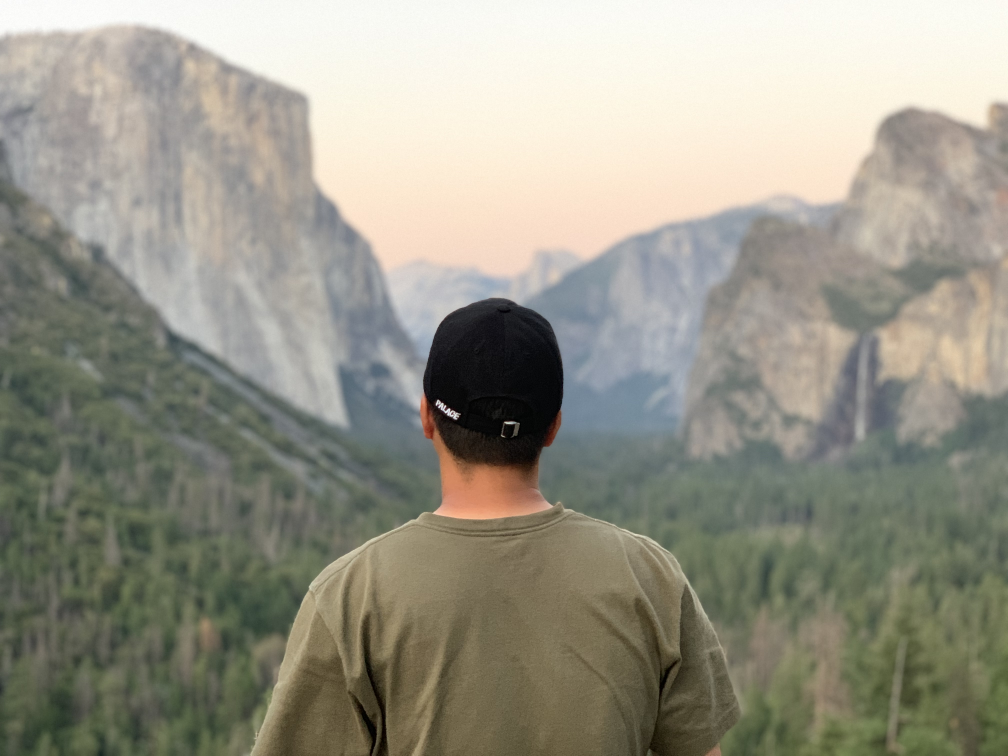
#> input picture Clustering/K Mean/data/Yosemite2.jpg, 4032 x 3024 px (shown at 1/4 size)
$ jupyter execute --allow-errors main.ipynb   (shell and % lines are left out)
#> lines starting #> are read from the running program, lines starting #| are printed output that depends on the picture
# K Means Algorithm

---------------------------------------------------------------------------------------------------------------------
### The definiton K Means

K-Means Clustering is an unsupervised machine learning algorithm. In contrast to traditional supervised machine learning algorithms, K-Means attempts to classify data without having first been trained with labeled data. Once the algorithm has been run and the groups are defined, any new data can be easily assigned to the most relevant group.

### Algorithm
1. Choose n random points on the graph as the centroids of each cluster.
2. Calculate the Euclidean distance between each data point and chosen clusters’ centroids.
    A point is considered to be in a particular cluster if it is closer to that cluster's centroid than any other ones.
3. After assigning all observations to the clusters, calculate the clustering score, by summing up all the Euclidean distances between each data point and the corresponding centroid.
4. Define the new centroid of each cluster by calculating the mean of all points assigned to that cluster.
5. Repeat from step 2 until the positions of the centroids no longer move and the assignments stay the same.

### Advantages
* Fast, robust and easier to understand.

* Relatively efficient: O(tknd), where n is # objects, k is # clusters, d is # dimension of each object, and t  is # iterations. Normally, k, t, d << n.

* Gives best result when data set are distinct or well separated from each other.

### Disadvantages
* The learning algorithm requires apriori specification of the number of  cluster centers.

* The use of  Exclusive Assignment - If  there are two highly overlapping data then k-means will not be able to resolve       that there are two clusters.

* The learning algorithm is not invariant to non-linear transformations i.e. with different representation of data we get different results (data represented in form of cartesian co-ordinates and polar co-ordinates will give different results).

* Euclidean distance measures can unequally weight underlying factors.

* The learning algorithm provides the local optima of the squared error function.

* Randomly choosing of the cluster center cannot lead us to the fruitful result. Pl. refer Fig.

* Applicable only when mean is defined i.e. fails for categorical data.

* Unable to handle noisy data and outliers.

* Algorithm fails for non-linear data set.

### Application
* customer profiling
* market segmentation
* computer vision
* search engines
* astronomy

---------------------------------------------------------------------------------------------------------------------

### References
* https://towardsdatascience.com/machine-learning-algorithms-part-9-k-means-example-in-python-f2ad05ed5203/
* https://sites.google.com/site/dataclusteringalgorithms/k-means-clustering-algorithm
* https://blog.bioturing.com/2018/10/17/k-means-clustering-algorithm-and-example/
* https://jakevdp.github.io/PythonDataScienceHandbook/05.11-k-means.html

[cell 1]
import matplotlib.pyplot as plt
import seaborn as sns; sns.set()  # for plot styling
import numpy as np

## Example 1 - Random Dataset Plot

[cell 2]
from sklearn.datasets.samples_generator import make_blobs
#> (the rest of this cell did not finish here and is left out)

[cell 3]
from sklearn.cluster import KMeans
kmeans = KMeans(n_clusters=5)
#> (the rest of this cell did not finish here and is left out)

#> (a cell that did not finish here is left out)

## Example 2 - Image Color Compression

[cell 5]
from PIL import Image
from itertools import cycle
from matplotlib.pyplot import imshow

[cell 6]
from sklearn.datasets import load_sample_image
Yosemite = Image.open('./data/Yosemite2.jpg').convert('RGB')
#> Yosemite is the input picture: PIL image 4032x3024 RGB; mean R, G, B 150.5, 148.5, 135.1
Yosemite = np.array(Yosemite)
ax = plt.axes(xticks=[], yticks=[])
ax.imshow(Yosemite);

[cell 7]
Yosemite.shape
#> Out = (3024, 4032, 3)

[cell 8]
data = Yosemite / 255.0 # use 0...1 scale
data = data.reshape(3024 * 4032, 3)
data.shape
#> Out = (12192768, 3)

[cell 9]
def plot_pixels(data, title, colors=None, N=10000):
#> called with data = array of shape (12192768, 3), N = 10000
    if colors is None:
        colors = data

    # choose a random subset
    rng = np.random.RandomState(0)
    i = rng.permutation(data.shape[0])[:N]
    colors = colors[i]
    R, G, B = data[i].T
#> R = 10000 values, max 1 at index 8, min 0 at index 2573, mean 0.588; G = 10000 values, max 1 at index 5041, min 0 at index 2416, mean 0.58; B = 10000 values, max 0.984 at index 566, min 0 at index 2416, mean 0.528

    fig, ax = plt.subplots(1, 2, figsize=(16, 6))
    ax[0].scatter(R, G, color=colors, marker='.')
    ax[0].set(xlabel='Red', ylabel='Green', xlim=(0, 1), ylim=(0, 1))

    ax[1].scatter(R, B, color=colors, marker='.')
    ax[1].set(xlabel='Red', ylabel='Blue', xlim=(0, 1), ylim=(0, 1))

    fig.suptitle(title, size=20);

[cell 10]
plot_pixels(data, title='Input color space: 16 million possible colors')
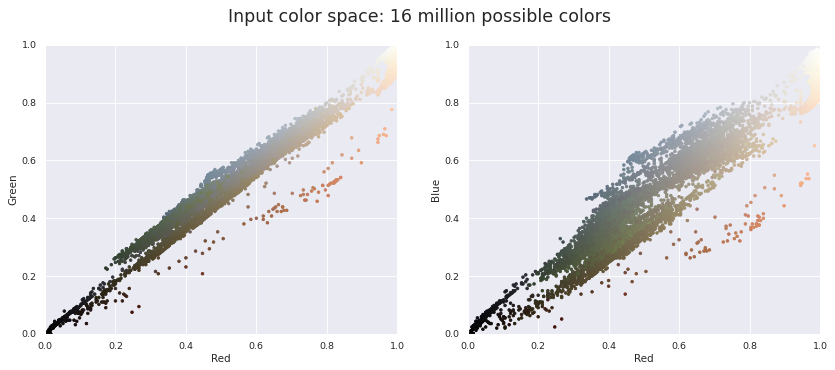
#> figure drawn by matplotlib, 2 panels

[cell 11]
import warnings; warnings.simplefilter('ignore')  # Fix NumPy issues.

from sklearn.cluster import MiniBatchKMeans
kmeans = MiniBatchKMeans(16)
kmeans.fit(data)
new_colors = kmeans.cluster_centers_[kmeans.predict(data)]

plot_pixels(data, colors=new_colors,
            title="Reduced color space: 16 colors")

[cell 12]
Yosemite_recolored = new_colors.reshape(Yosemite.shape)

fig, ax = plt.subplots(1, 2, figsize=(16, 6),
                       subplot_kw=dict(xticks=[], yticks=[]))
fig.subplots_adjust(wspace=0.05)
ax[0].imshow(Yosemite)
ax[0].set_title('Original Image', size=16)
ax[1].imshow(Yosemite_recolored)
ax[1].set_title('16-color Image', size=16);
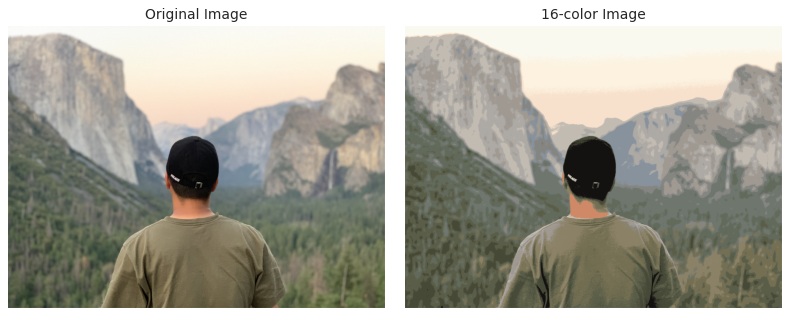
#> figure drawn by matplotlib, 2 panels
